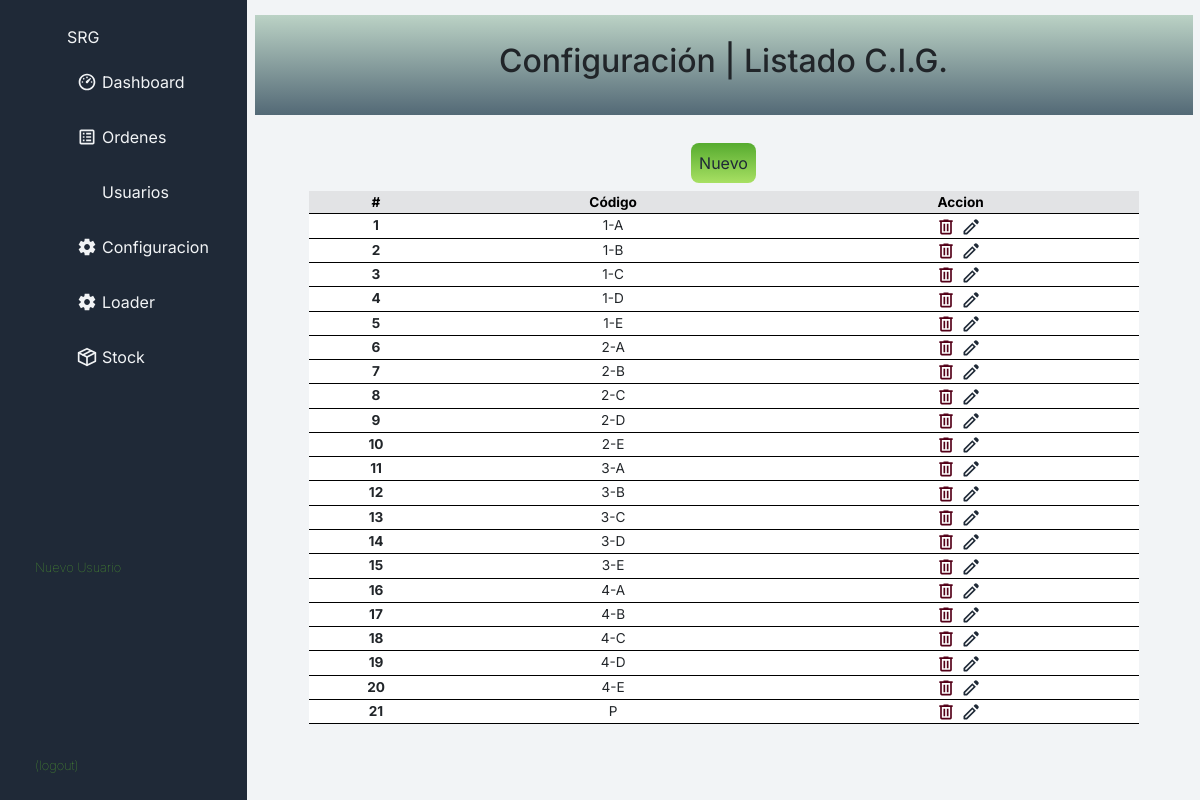
Screenshot of /Configuracion/config_cig with the database file from the repository.
### Configuracion/models.py (models this page shows, shortened)
class CIG(models.Model):
    codigo = models.CharField(max_length=10)

### Configuracion/views.py (the view)
# urls.py: path('config_cig', views.config_cig, name='config_cig'),
def config_cig(request):
    cig = CIG.objects.all()
    return render(request, 'config_cig.html', {'cig': cig})

### Ordenes/templates/config_cig.html (shortened to what this page needs)
{% extends 'base_principal.html' %}
{% load static %}
{% block bloque-main %}
<div class="cont-config-edit">
    <div class="titulo">
        <h2>Configuración | Listado C.I.G.</h2>
    </div>
    <section>
    <button class="boton-comun agregar">
       <a href="{% url 'add_item_cig' %}">Nuevo</a>
    </button>
    </section>
    <table class="table table-hover tabla-personalizada">
      <thead class="redondeada">
        <tr class=" table table-secondary">
          <th scope="col">#</th>
          <th scope="col">Código</th>
          <th scope="col">Accion</th>
        </tr>
      </thead>
      <tbody>
        {% for n in cig %}
        <tr>
          <th scope="row">{{ forloop.counter }}</th>
          <td>{{n.codigo}}</td>
          <td><a href="{% url 'del_item_cig' n.id %}"><img class="side-menu-icon bordeaux" src="{% static 'Ordenes/img/trash.svg' %}"
            alt="imagen"></a><a href="{% url 'edit_item_cig' n.id %}"><img class="side-menu-icon oscuro" src="{% static 'Ordenes/img/edit.svg' %}"
              alt="imagen"></a></td>
        </tr>
        {% endfor %}
      </tbody>
    </table>
</div>
{% endblock %}

### Ordenes/static/ordenes/css/style.css (style rules this page uses)
* { margin: 0; padding: 0; list-style: none; text-decoration: none; font-family: 'Inter', sans-serif; text-decoration: none !important; }
a { color: #f2f4f6; }
body { background: #f2f4f6; }
.side-menu-icon { margin-right: 5px; width: 20px; filter: invert(100%) sepia(17%) saturate(675%) hue-rotate(174deg) brightness(99%) contrast(94%); }
table { box-sizing: border-box; padding: 15px; }
table, th, td { text-align: center; border-collapse: collapse; border-bottom: 1px solid black; }
th, td { margin-bottom: 5px; }
td, th { font-size: 0.85rem; }
.cont-config-edit { width: calc(90vw - 250px); display: flex; flex-direction: column; align-items: center; }
.tabla-personalizada { width: calc(90vw - 250px); background-color: white; }
td, th { padding: 1px !important; }
.redondeada { border-radius: 10px !important; }
.boton-comun { box-sizing: border-box; padding: 8px; height: 40px; border-radius: 8px; border: 0px solid; margin: 8px; }
.agregar { background: linear-gradient(to bottom, #56ab2f, #a8e063); }
.agregar a { color: #1f2937; }
.oscuro { filter: invert(11%) sepia(26%) saturate(854%) hue-rotate(174deg) brightness(101%) contrast(89%); }
.bordeaux { filter: invert(8%) sepia(45%) saturate(7500%) hue-rotate(333deg) brightness(70%) contrast(104%); }
.titulo { display: flex; align-items: center; justify-content: center; width: calc(99vw - 250px); height: 100px; background: linear-gradient(to bottom, #bbd2c5, #536976); margin-bottom: 20px; }

### rows the page displays
CIG: codigo "1-A"
CIG: codigo "1-B"
CIG: codigo "1-C"
CIG: codigo "1-D"
CIG: codigo "1-E"
CIG: codigo "2-A"
CIG: codigo "2-B"
CIG: codigo "2-C"
CIG: codigo "2-D"
CIG: codigo "2-E"
CIG: codigo "3-A"
CIG: codigo "3-B"
CIG: codigo "3-C"
CIG: codigo "3-D"
CIG: codigo "3-E"
CIG: codigo "4-A"
CIG: codigo "4-B"
CIG: codigo "4-C"
CIG: codigo "4-D"
CIG: codigo "4-E"
CIG: codigo "P"
